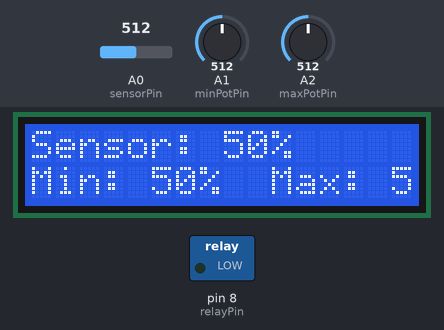
A sketch run on a simulated Arduino Uno, built with avr-gcc and run on an emulated ATmega328P. On the bench: 16×2 character LCD, switched loads named in the sketch (green lamp = pin HIGH). The inputs (shaded band) are chosen by the test bench; at power-on: A1 (minPotPin) = 512, A0 (sensorPin) = 512, A2 (maxPotPin) = 512.

Above: at 1.2 s.
1.3 s: A1 (minPotPin) set to 529
At 2.2 s:
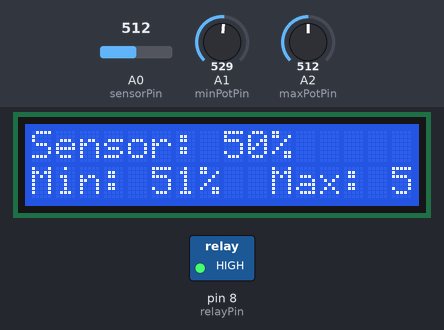
3.1 s: A0 (sensorPin) set to 530
At 4.4 s:
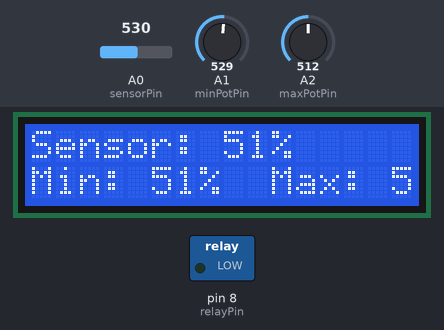
4.7 s: A2 (maxPotPin) set to 716
At 5.6 s:
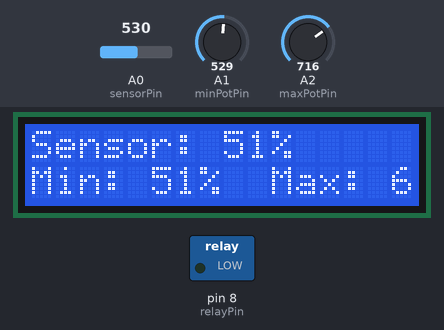
6.3 s: A1 (minPotPin) set to 511
At 7.6 s:
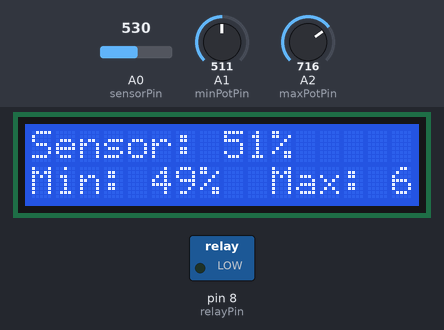
7.9 s: A0 (sensorPin) set to 511
At 8.9 s:
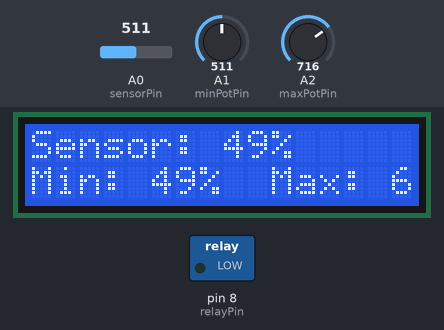
9.5 s: A2 (maxPotPin) set to 900
Timing chart, 0 to 12.1 s (numbered marks = the images above; inputs shaded):
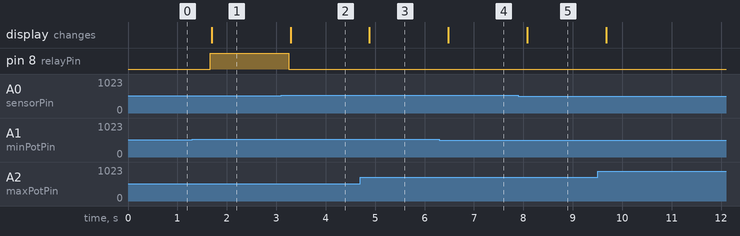

Measured:
- the behaviour switches between 521 and 522 on A1 (minPotPin) (found by bisection; images 0 and 1)
- the behaviour switches between 521 and 522 on A0 (sensorPin) (found by bisection; images 1 and 2)
- after the input at 1.3 s, pin 8 (relayPin): LOW → HIGH after 0.36 s; the display: changes after 0.39 s (image 1)
- after the input at 3.1 s, pin 8 (relayPin): HIGH → LOW after 0.16 s; the display: changes after 0.19 s (image 2)
- after the input at 4.7 s, the display: changes after 0.18 s (image 3)
- after the input at 6.3 s, the display: changes after 0.18 s (image 4)
- after the input at 7.9 s, the display: changes after 0.18 s (image 5)

The sketch:

auto_watering_v3.ino
```cpp
#include <Wire.h>
#include <LiquidCrystal_I2C.h>

const int sensorPin = A0;     // Pin connected to the soil moisture sensor
const int relayPin = 8;       // Pin connected to the relay
const int minPotPin = A1;     // Pin connected to the minimum threshold potentiometer
const int maxPotPin = A2;     // Pin connected to the maximum threshold potentiometer

LiquidCrystal_I2C lcd(0x27, 16, 2);  // Initialize the I2C 1602 display

void setup() {
  pinMode(sensorPin, INPUT);
  pinMode(relayPin, OUTPUT);

  lcd.init();       // initialize the lcd
  lcd.backlight();  // Turn on the backlight
}

void loop() {
  int sensorValue = map(analogRead(sensorPin), 0, 1023, 0, 100);
  int minThreshold = map(analogRead(minPotPin), 0, 1023, 0, 100);
  int maxThreshold = map(analogRead(maxPotPin), 0, 1023, 0, 100);

  if (sensorValue < minThreshold) {
    digitalWrite(relayPin, HIGH);  // Turn the relay on
  } else if (sensorValue >= maxThreshold) {
    digitalWrite(relayPin, LOW);   // Turn the relay off
  }

  lcd.clear();  // Clear the display

  lcd.setCursor(0, 0);  // Set the cursor to the first row, first column
  lcd.print("Sensor: ");  // Print the label for the sensor value
  lcd.print(sensorValue);  // Print the sensor value
  lcd.print("%");  // Print the unit for the sensor value

  lcd.setCursor(0, 1);  // Set the cursor to the second row, first column
  lcd.print("Min: ");  // Print the label for the minimum threshold
  lcd.print(minThreshold);  // Print the minimum threshold
  lcd.print("%  Max: ");  // Print the label for the maximum threshold
  lcd.print(maxThreshold);  // Print the maximum threshold
  lcd.print("%");  // Print the unit for the threshold values

  delay(500); // Wait for 500 millisecondsy
}
```
